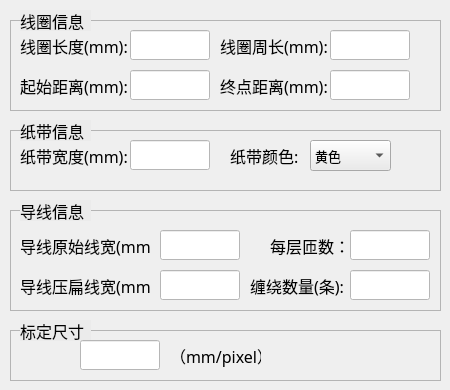
    <widget class="QWidget" name="tab_2">
     <property name="styleSheet">
      <string notr="true">#tab_2
{
background-color: rgb(235, 235, 235);
}</string>
     </property>
     <attribute name="title">
      <string>参数预设</string>
     </attribute>
     <widget class="QLabel" name="label_10">
      <property name="geometry">
       <rect>
        <x>20</x>
        <y>10</y>
        <width>71</width>
        <height>21</height>
       </rect>
      </property>
      <property name="font">
       <font>
        <family>等线</family>
        <pointsize>12</pointsize>
       </font>
      </property>
      <property name="styleSheet">
       <string notr="true">#label_10
{
background-color: rgb(235, 235, 235);
}</string>
      </property>
      <property name="text">
       <string>线圈信息</string>
      </property>
     </widget>
     <widget class="QLabel" name="label_3">
      <property name="geometry">
       <rect>
        <x>10</x>
        <y>20</y>
        <width>431</width>
        <height>91</height>
       </rect>
      </property>
      <property name="styleSheet">
       <string notr="true">#label_3
{border: 1px solid;
border-color: rgb(180,180 , 180);}</string>
      </property>
      <property name="text">
       <string/>
      </property>
     </widget>
     <widget class="QLineEdit" name="lineEdit_4">
      <property name="geometry">
       <rect>
        <x>130</x>
        <y>30</y>
        <width>80</width>
        <height>30</height>
       </rect>
      </property>
      <property name="minimumSize">
       <size>
        <width>80</width>
        <height>30</height>
       </size>
      </property>
      <property name="maximumSize">
       <size>
        <width>80</width>
        <height>30</height>
       </size>
      </property>
      <property name="font">
       <font>
        <family>Arial</family>
        <pointsize>12</pointsize>
       </font>
      </property>
      <property name="styleSheet">
       <string notr="true">background-color: rgb(255, 255, 255);</string>
      </property>
     </widget>
     <widget class="QLabel" name="label_18">
      <property name="geometry">
       <rect>
        <x>20</x>
        <y>30</y>
        <width>111</width>
        <height>31</height>
       </rect>
      </property>
      <property name="font">
       <font>
        <family>等线</family>
        <pointsize>12</pointsize>
       </font>
      </property>
      <property name="text">
       <string>线圈长度(mm):</string>
      </property>
     </widget>
     <widget class="QLabel" name="label_19">
      <property name="geometry">
       <rect>
        <x>20</x>
        <y>70</y>
        <width>111</width>
        <height>31</height>
       </rect>
      </property>
      <property name="font">
       <font>
        <family>等线</family>
        <pointsize>12</pointsize>
       </font>
      </property>
      <property name="text">
       <string>起始距离(mm):</string>
      </property>
     </widget>
     <widget class="QLineEdit" name="lineEdit_5">
      <property name="geometry">
       <rect>
        <x>130</x>
        <y>70</y>
        <width>80</width>
        <height>30</height>
       </rect>
      </property>
      <property name="minimumSize">
       <size>
        <width>80</width>
        <height>30</height>
       </size>
      </property>
      <property name="maximumSize">
       <size>
        <width>80</width>
        <height>30</height>
       </size>
      </property>
      <property name="font">
       <font>
        <family>Arial</family>
        <pointsize>12</pointsize>
       </font>
      </property>
      <property name="styleSheet">
       <string notr="true">background-color: rgb(255, 255, 255);</string>
      </property>
      <property name="text">
       <string/>
      </property>
     </widget>
     <widget class="QLabel" name="label_21">
      <property name="geometry">
       <rect>
        <x>220</x>
        <y>30</y>
        <width>111</width>
        <height>31</height>
       </rect>
      </property>
      <property name="font">
       <font>
        <family>等线</family>
        <pointsize>12</pointsize>
       </font>
      </property>
      <property name="text">
       <string>线圈周长(mm):</string>
      </property>
     </widget>
     <widget class="QLineEdit" name="lineEdit_7">
      <property name="geometry">
       <rect>
        <x>330</x>
        <y>30</y>
        <width>80</width>
        <height>30</height>
       </rect>
      </property>
      <property name="minimumSize">
       <size>
        <width>80</width>
        <height>30</height>
       </size>
      </property>
      <property name="maximumSize">
       <size>
        <width>80</width>
        <height>30</height>
       </size>
      </property>
      <property name="font">
       <font>
        <family>Arial</family>
        <pointsize>12</pointsize>
       </font>
      </property>
      <property name="styleSheet">
       <string notr="true">background-color: rgb(255, 255, 255);</string>
      </property>
     </widget>
     <widget class="QLabel" name="label_20">
      <property name="geometry">
       <rect>
        <x>220</x>
        <y>70</y>
        <width>111</width>
        <height>31</height>
       </rect>
      </property>
      <property name="font">
       <font>
        <family>等线</family>
        <pointsize>12</pointsize>
       </font>
      </property>
      <property name="text">
       <string>终点距离(mm):</string>
      </property>
     </widget>
     <widget class="QLineEdit" name="lineEdit_6">
      <property name="geometry">
       <rect>
        <x>330</x>
        <y>70</y>
        <width>80</width>
        <height>30</height>
       </rect>
      </property>
      <property name="minimumSize">
       <size>
        <width>80</width>
        <height>30</height>
       </size>
      </property>
      <property name="maximumSize">
       <size>
        <width>80</width>
        <height>30</height>
       </size>
      </property>
      <property name="font">
       <font>
        <family>Arial</family>
        <pointsize>12</pointsize>
       </font>
      </property>
      <property name="styleSheet">
       <string notr="true">background-color: rgb(255, 255, 255);</string>
      </property>
     </widget>
     <widget class="QLabel" name="label_22">
      <property name="geometry">
       <rect>
        <x>10</x>
        <y>130</y>
        <width>431</width>
        <height>61</height>
       </rect>
      </property>
      <property name="styleSheet">
       <string notr="true">#label_22
{border: 1px solid;
border-color: rgb(180,180 , 180);}</string>
      </property>
      <property name="text">
       <string/>
      </property>
     </widget>
     <widget class="QLabel" name="label_23">
      <property name="geometry">
       <rect>
        <x>20</x>
        <y>120</y>
        <width>71</width>
        <height>21</height>
       </rect>
      </property>
      <property name="font">
       <font>
        <family>等线</family>
        <pointsize>12</pointsize>
       </font>
      </property>
      <property name="styleSheet">
       <string notr="true">#label_23
{
background-color: rgb(235, 235, 235);
}</string>
      </property>
      <property name="text">
       <string>纸带信息</string>
      </property>
     </widget>
     <widget class="QLineEdit" name="lineEdit_8">
      <property name="geometry">
       <rect>
        <x>130</x>
        <y>140</y>
        <width>80</width>
        <height>30</height>
       </rect>
      </property>
      <property name="minimumSize">
       <size>
        <width>80</width>
        <height>30</height>
       </size>
      </property>
      <property name="maximumSize">
       <size>
        <width>80</width>
        <height>30</height>
       </size>
      </property>
      <property name="font">
       <font>
        <family>Arial</family>
        <pointsize>12</pointsize>
       </font>
      </property>
      <property name="styleSheet">
       <string notr="true">background-color: rgb(255, 255, 255);</string>
      </property>
     </widget>
     <widget class="QLabel" name="label_24">
      <property name="geometry">
       <rect>
        <x>20</x>
        <y>140</y>
        <width>111</width>
        <height>31</height>
       </rect>
      </property>
      <property name="font">
       <font>
        <family>等线</family>
        <pointsize>12</pointsize>
       </font>
      </property>
      <property name="text">
       <string>纸带宽度(mm):</string>
      </property>
     </widget>
     <widget class="QLabel" name="label_25">
      <property name="geometry">
       <rect>
        <x>230</x>
        <y>140</y>
        <width>81</width>
        <height>31</height>
       </rect>
      </property>
      <property name="font">
       <font>
        <family>等线</family>
        <pointsize>12</pointsize>
       </font>
      </property>
      <property name="text">
       <string>纸带颜色:</string>
      </property>
     </widget>
     <widget class="QLabel" name="label_31">
      <property name="geometry">
       <rect>
        <x>250</x>
        <y>270</y>
        <width>101</width>
        <height>31</height>
       </rect>
      </property>
      <property name="font">
       <font>
        <family>等线</family>
        <pointsize>12</pointsize>
       </font>
      </property>
      <property name="text">
       <string>缠绕数量(条):</string>
      </property>
     </widget>
     <widget class="QLineEdit" name="lineEdit_10">
      <property name="geometry">
       <rect>
        <x>350</x>
        <y>230</y>
        <width>80</width>
        <height>30</height>
       </rect>
      </property>
      <property name="minimumSize">
       <size>
        <width>80</width>
        <height>30</height>
       </size>
      </property>
      <property name="maximumSize">
       <size>
        <width>80</width>
        <height>30</height>
       </size>
      </property>
      <property name="font">
       <font>
        <family>Arial</family>
        <pointsize>12</pointsize>
       </font>
      </property>
      <property name="styleSheet">
       <string notr="true">background-color: rgb(255, 255, 255);</string>
      </property>
     </widget>
     <widget class="QLabel" name="label_30">
      <property name="geometry">
       <rect>
        <x>270</x>
        <y>230</y>
        <width>81</width>
        <height>31</height>
       </rect>
      </property>
      <property name="font">
       <font>
        <family>等线</family>
        <pointsize>12</pointsize>
       </font>
      </property>
      <property name="text">
       <string>每层匝数：</string>
      </property>
     </widget>
     <widget class="QLineEdit" name="lineEdit_12">
      <property name="geometry">
       <rect>
        <x>350</x>
        <y>270</y>
        <width>80</width>
        <height>30</height>
       </rect>
      </property>
      <property name="minimumSize">
       <size>
        <width>80</width>
        <height>30</height>
       </size>
      </property>
      <property name="maximumSize">
       <size>
        <width>80</width>
        <height>30</height>
       </size>
      </property>
      <property name="font">
       <font>
        <family>Arial</family>
        <pointsize>12</pointsize>
       </font>
      </property>
      <property name="styleSheet">
       <string notr="true">background-color: rgb(255, 255, 255);</string>
      </property>
     </widget>
     <widget class="QLabel" name="label_26">
      <property name="geometry">
       <rect>
        <x>10</x>
        <y>210</y>
        <width>431</width>
        <height>101</height>
       </rect>
      </property>
      <property name="styleSheet">
       <string notr="true">#label_26
{border: 1px solid;
border-color: rgb(180,180 , 180);}</string>
      </property>
      <property name="text">
       <string/>
      </property>
     </widget>
     <widget class="QLabel" name="label_28">
      <property name="geometry">
       <rect>
        <x>20</x>
        <y>230</y>
        <width>131</width>
        <height>31</height>
       </rect>
      </property>
      <property name="font">
       <font>
        <family>等线</family>
        <pointsize>12</pointsize>
       </font>
      </property>
      <property name="text">
       <string>导线原始线宽(mm):</string>
      </property>
     </widget>
     <widget class="QLabel" name="label_29">
      <property name="geometry">
       <rect>
        <x>20</x>
        <y>200</y>
        <width>71</width>
        <height>21</height>
       </rect>
      </property>
      <property name="font">
       <font>
        <family>等线</family>
        <pointsize>12</pointsize>
       </font>
      </property>
      <property name="styleSheet">
       <string notr="true">#label_29
{
background-color: rgb(235, 235, 235);
}</string>
      </property>
      <property name="text">
       <string>导线信息</string>
      </property>
     </widget>
     <widget class="QLineEdit" name="lineEdit_11">
      <property name="geometry">
       <rect>
        <x>160</x>
        <y>230</y>
        <width>80</width>
        <height>30</height>
       </rect>
      </property>
      <property name="minimumSize">
       <size>
        <width>80</width>
        <height>30</height>
       </size>
      </property>
      <property name="maximumSize">
       <size>
        <width>80</width>
        <height>30</height>
       </size>
      </property>
      <property name="font">
       <font>
        <family>Arial</family>
        <pointsize>12</pointsize>
       </font>
      </property>
      <property name="styleSheet">
       <string notr="true">background-color: rgb(255, 255, 255);</string>
      </property>
     </widget>
     <widget class="QLineEdit" name="lineEdit_13">
      <property name="geometry">
       <rect>
        <x>160</x>
        <y>270</y>
        <width>80</width>
        <height>30</height>
       </rect>
      </property>
      <property name="minimumSize">
       <size>
        <width>80</width>
        <height>30</height>
       </size>
      </property>
      <property name="maximumSize">
       <size>
        <width>80</width>
        <height>30</height>
       </size>
      </property>
      <property name="font">
       <font>
        <family>Arial</family>
        <pointsize>12</pointsize>
       </font>
      </property>
      <property name="styleSheet">
       <string notr="true">background-color: rgb(255, 255, 255);</string>
      </property>
      <property name="text">
       <string/>
      </property>
     </widget>
     <widget class="QLabel" name="label_27">
      <property name="geometry">
       <rect>
        <x>20</x>
        <y>270</y>
        <width>131</width>
        <height>31</height>
       </rect>
      </property>
      <property name="font">
       <font>
        <family>等线</family>
        <pointsize>12</pointsize>
       </font>
      </property>
      <property name="text">
       <string>导线压扁线宽(mm):</string>
      </property>
     </widget>
     <widget class="QComboBox" name="comboBox">
      <property name="geometry">
       <rect>
        <x>310</x>
        <y>140</y>
        <width>81</width>
        <height>31</height>
       </rect>
      </property>
      <property name="font">
       <font>
        <family>Arial</family>
        <pointsize>10</pointsize>
       </font>
      </property>
      <property name="styleSheet">
       <string notr="true">#comboBox
{
background-color: rgb(235, 235, 235);
}</string>
      </property>
      <item>
       <property name="text">
        <string>黄色</string>
       </property>
      </item>
      <item>
       <property name="text">
        <string>白色</string>
       </property>
      </item>
      <item>
       <property name="text">
        <string>黑色</string>
       </property>
      </item>
      <item>
       <property name="text">
        <string>红色</string>
       </property>
      </item>
     </widget>
     <widget class="QLabel" name="label_13">
      <property name="geometry">
       <rect>
        <x>10</x>
        <y>330</y>
        <width>431</width>
        <height>51</height>
       </rect>
      </property>
      <property name="styleSheet">
       <string notr="true">#label_13
{border: 1px solid;
border-color: rgb(180,180 , 180);}</string>
      </property>
      <property name="text">
       <string/>
      </property>
     </widget>
     <widget class="QLabel" name="label_8">
      <property name="geometry">
       <rect>
        <x>20</x>
        <y>320</y>
        <width>71</width>
        <height>21</height>
       </rect>
      </property>
      <property name="font">
       <font>
        <family>等线</family>
        <pointsize>12</pointsize>
       </font>
      </property>
      <property name="styleSheet">
       <string notr="true">#label_8
{
background-color: rgb(235, 235, 235);
}</string>
      </property>
      <property name="text">
       <string>标定尺寸</string>
      </property>
     </widget>
     <widget class="QLabel" name="label_60">
      <property name="geometry">
       <rect>
        <x>170</x>
        <y>340</y>
        <width>91</width>
        <height>31</height>
       </rect>
      </property>
      <property name="font">
       <font>
        <family>等线</family>
        <pointsize>12</pointsize>
       </font>
      </property>
      <property name="text">
       <string>（mm/pixel）</string>
      </property>
     </widget>
     <widget class="QLineEdit" name="lineEdit_9">
      <property name="geometry">
       <rect>
        <x>80</x>
        <y>340</y>
        <width>80</width>
        <height>30</height>
       </rect>
      </property>
      <property name="minimumSize">
       <size>
        <width>80</width>
        <height>30</height>
       </size>
      </property>
      <property name="maximumSize">
       <size>
        <width>80</width>
        <height>30</height>
       </size>
      </property>
      <property name="font">
       <font>
        <family>Arial</family>
        <pointsize>12</pointsize>
       </font>
      </property>
      <property name="styleSheet">
       <string notr="true">background-color: rgb(255, 255, 255);</string>
      </property>
     </widget>
     <zorder>label_26</zorder>
     <zorder>label_3</zorder>
     <zorder>label_10</zorder>
     <zorder>lineEdit_4</zorder>
     <zorder>label_18</zorder>
     <zorder>label_19</zorder>
     <zorder>lineEdit_5</zorder>
     <zorder>label_21</zorder>
     <zorder>lineEdit_7</zorder>
     <zorder>label_20</zorder>
     <zorder>lineEdit_6</zorder>
     <zorder>label_22</zorder>
     <zorder>label_23</zorder>
     <zorder>lineEdit_8</zorder>
     <zorder>label_24</zorder>
     <zorder>label_25</zorder>
     <zorder>label_31</zorder>
     <zorder>lineEdit_10</zorder>
     <zorder>label_30</zorder>
     <zorder>lineEdit_12</zorder>
     <zorder>label_28</zorder>
     <zorder>label_29</zorder>
     <zorder>lineEdit_11</zorder>
     <zorder>lineEdit_13</zorder>
     <zorder>label_27</zorder>
     <zorder>comboBox</zorder>
     <zorder>label_13</zorder>
     <zorder>label_8</zorder>
     <zorder>label_60</zorder>
     <zorder>lineEdit_9</zorder>
    </widget>
